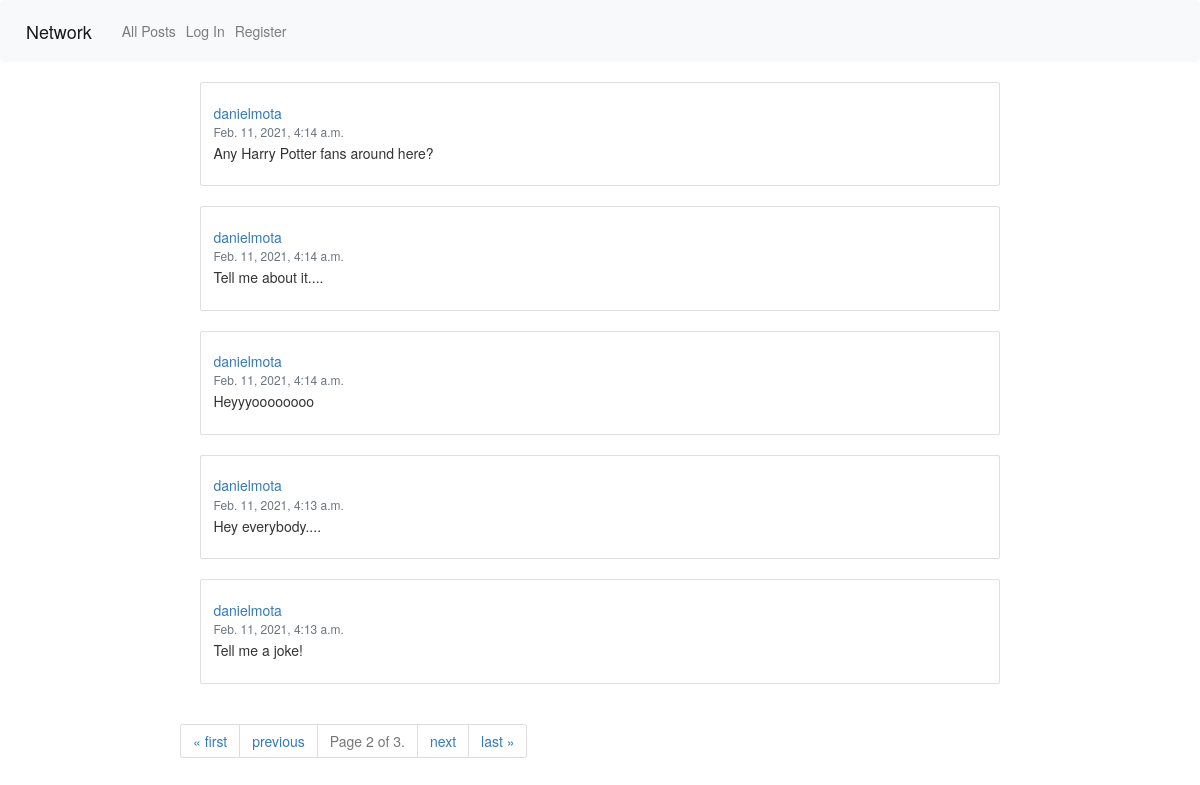
Screenshot of /?page=2 with the database file from the repository.
### network/models.py (models this page shows, shortened)
class Post(models.Model):
    post = models.CharField(max_length=1000)
    poster = models.ForeignKey(User, on_delete=models.CASCADE, related_name="poster")
    likes = models.IntegerField(default=0)
    likers = models.ManyToManyField(User, related_name="likers")
    timestamp = models.DateTimeField(auto_now_add=True)

class User(AbstractUser):
    pass

### network/views.py (the view)
# urls.py: path("", views.index, name="index"),
def index(request):
    posts = Post.objects.all().order_by('-timestamp')
    paginator = Paginator(posts, 5)
    pageNum = request.GET.get('page')
    page_obj = paginator.get_page(pageNum)
    return render(request, "network/index.html", {
        "page_obj": page_obj
    })

### network/templates/network/index.html (shortened to what this page needs)
{% extends "network/layout.html" %}
{% load static %}
{% block body %}
{% for post in page_obj %}
<div id="post" class="card">
    <div class="card-body">
        <a id="postUser" href="{% url 'profile' post.poster %}">
            <h5 class="card-title">{{ post.poster.username }}</h5>
        </a>
        <h6 id="postTime" class="card-subtitle mb-2 text-muted">{{ post.timestamp }}</h6>
        <p id="postText" class="card-text">{{ post.post }}</p>
    </div>
</div>
{% endfor %}
<nav aria-label="Page navigation">
    <ul class="pagination step-links">
        {% if page_obj.has_previous %}
        <li class="page-item"><a class="page-link" href="?page=1">&laquo; first</a></li>
        <li class="page-item"><a class="page-link" href="?page={{ page_obj.previous_page_number }}">previous</a></li>
        {% endif %}
        <li class="page-item disabled"><span class="current">
                Page {{ page_obj.number }} of {{ page_obj.paginator.num_pages }}.
            </span></li>
        {% if page_obj.has_next %}
        <li class="page-item"><a class="page-link" href="?page={{ page_obj.next_page_number }}">next</a></li>
        <li class="page-item"><a class="page-link" href="?page={{ page_obj.paginator.num_pages }}">last &raquo;</a></li>
        {% endif %}
    </ul>
</nav>
{% endblock %}

### network/static/network/styles.css (style rules this page uses)
#post { margin: 20px; padding-top: 0px; }

### rows the page displays
Post: poster.username "danielmota", timestamp "Feb. 11, 2021, 4:14 a.m.", post "Any Harry Potter fans around here?"
Post: poster.username "danielmota", timestamp "Feb. 11, 2021, 4:14 a.m.", post "Tell me about it...."
Post: poster.username "danielmota", timestamp "Feb. 11, 2021, 4:14 a.m.", post "Heyyyoooooooo"
Post: poster.username "danielmota", timestamp "Feb. 11, 2021, 4:13 a.m.", post "Hey everybody...."
Post: poster.username "danielmota", timestamp "Feb. 11, 2021, 4:13 a.m.", post "Tell me a joke!"

### other values shown
{{ page_obj.number }} "2"
{{ page_obj.paginator.num_pages }} "3"
